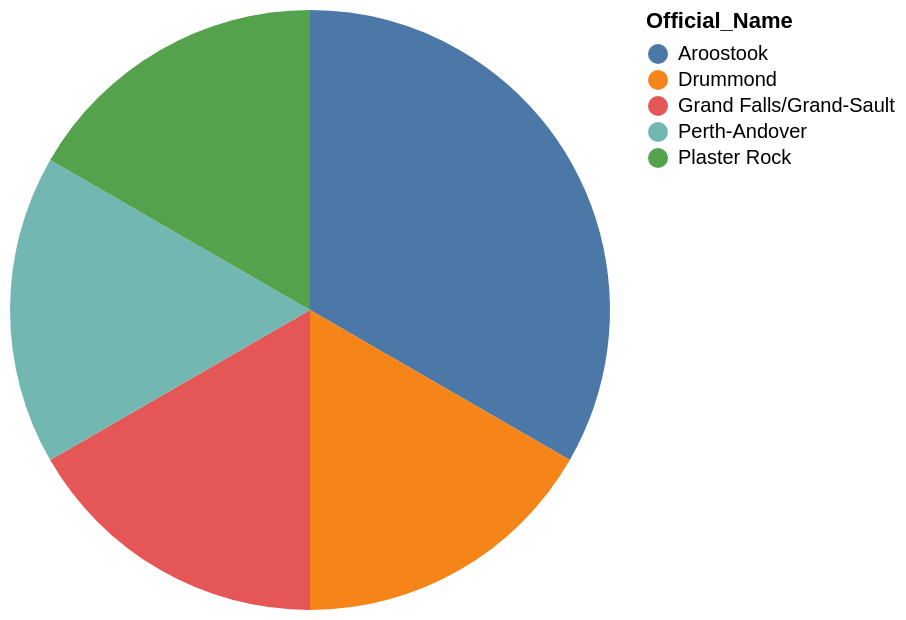

Write the Vega-Lite specification saved for this chart.
### Vega-Lite specification from a JSON file in a GitHub repository (floating-point values rounded to 4 significant figures)
{"data": {"values": [{"x_data": "Aroostook", "y_data": 2}, {"x_data": "Drummond", "y_data": 1}, {"x_data": "Grand Falls/Grand-Sault", "y_data": 1}, {"x_data": "Perth-Andover", "y_data": 1}, {"x_data": "Plaster Rock", "y_data": 1}]}, "mark": "arc", "encoding": {"theta": {"field": "y_data", "type": "quantitative", "title": "COUNT(Official_Name)"}, "color": {"field": "x_data", "type": "nominal", "title": "Official_Name"}}}
